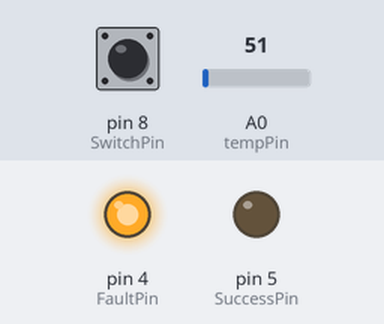
This sketch was run on a simulated Arduino Nano, built with avr-gcc and run on an emulated ATmega328P. On the bench: output pins drawn as LEDs (lit = HIGH). The test bench sets the inputs (shaded band); at power-on: pin 8 (SwitchPin) HIGH, A0 (tempPin) = 51. No radio packets arrive unless stated; what the sketch prints to the serial monitor is not drawn.

Above: at 1.2 s.
1.3 s: pin 8 (SwitchPin) pulled LOW for 0.5 s
At 1.81 s:
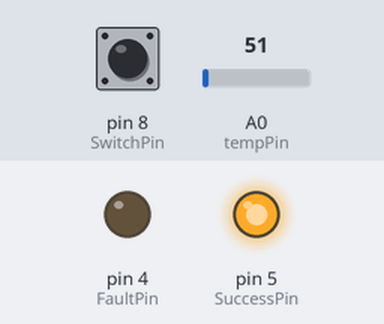
4.3 s: pin 8 (SwitchPin) pulled LOW for 3.2 s
At 7.84 s:
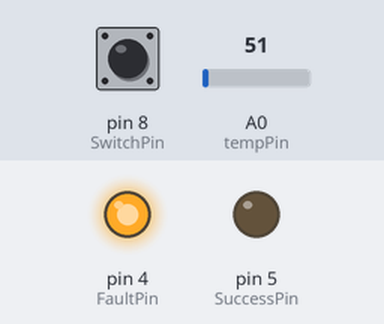
Timing chart, 0 to 9.3 s (numbered marks = the images above; inputs shaded):
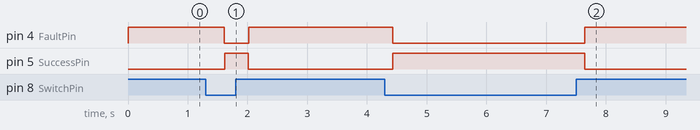

Measured:
- after the input at 1.3 s, pin 4 (FaultPin): HIGH → LOW after 0.31 s, → HIGH 0.40 s later; pin 5 (SuccessPin): LOW → HIGH after 0.32 s, → LOW 0.40 s later
- after the input at 4.3 s, pin 4 (FaultPin): HIGH → LOW after 0.13 s, → HIGH 3.2 s later; pin 5 (SuccessPin): LOW → HIGH after 0.13 s, → LOW 3.2 s later

The sketch:

Node1_Master.ino
```cpp
/*
Created by Yvan / https://Brainy-Bits.com

This code is in the public domain...
You can: copy it, use it, modify it, share it or just plain ignore it!
Thx!

*/

// NRF24L01 Module Tutorial - Code for Transmitter using Arduino NANO

//Include needed Libraries at beginning
#include "nRF24L01.h" //NRF24L01 library created by TMRh20 https://github.com/TMRh20/RF24
#include "RF24.h"
#include "SPI.h"

#define SwitchPin 8 // Arcade switch is connected to Pin 8 on NANO
#define FaultPin 4 // Arcade switch is connected to Pin 8 on NANO
#define SuccessPin 5 // Arcade switch is connected to Pin 8 on NANO

int tempPin=0;
int tempSensor;

int SentMessage[2]; // Used to store value before being sent through the NRF24L01

RF24 radio(9,10); // NRF24L01 used SPI pins + Pin 9 and 10 on the NANO

const uint64_t pipe = 0xE6E6E6E6E6E6; // Needs to be the same for communicating between 2 NRF24L01


void setup(void){

Serial.begin(9600);

pinMode(SwitchPin, INPUT_PULLUP); // Define the arcade switch NANO pin as an Input using Internal Pullups
digitalWrite(SwitchPin,HIGH); // Set Pin to HIGH at beginning

pinMode(FaultPin, OUTPUT);
pinMode(SuccessPin, OUTPUT);

Serial.println("TX Started");
radio.begin(); // Start the NRF24L01
radio.openWritingPipe(pipe); // Get NRF24L01 ready to transmit
}

void loop(){

  tempSensor=analogRead(tempPin); // Reading data from the temperatur sensor.
  Serial.print("Sensor: ");
  Serial.println(tempSensor);
  tempSensor=(5.0*tempSensor*100.0)/(1024*10);
  Serial.print("Sensor2: ");
  Serial.println(tempSensor);

if (digitalRead(SwitchPin) == LOW){ // If Switch is Activated*/

SentMessage[0] = tempSensor;
SentMessage[1] = 100;

radio.write(SentMessage, 2); // Send value through NRF24L01
Serial.print("YES: ");
digitalWrite(SuccessPin,HIGH); // Set Pin to HIGH at beginning
delay(400);
digitalWrite(SuccessPin,LOW); // Set Pin to HIGH at beginning
}
else {
SentMessage[0] = 000;
SentMessage[1] = 000;

radio.write(SentMessage, 2);
Serial.println("NO");
digitalWrite(FaultPin,HIGH); // Set Pin to HIGH at beginning
delay(400);
digitalWrite(FaultPin,LOW); // Set Pin to HIGH at beginning

}
}
```
